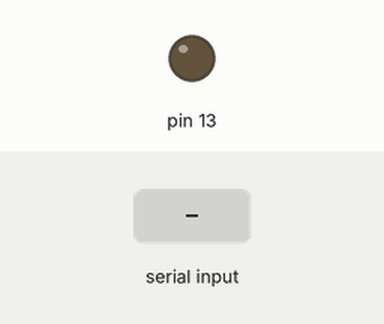
This sketch was run on a simulated Arduino Uno, built with avr-gcc and run on an emulated ATmega328P. Shown: output pins drawn as LEDs (lit = HIGH). Inputs (shaded band) come from the test bench.

Above: at 1.2 s.
1.3 s: byte 1 (1) received over Serial
At 1.9 s:
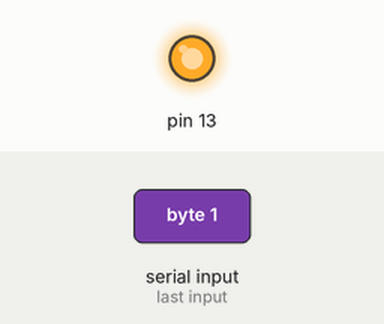
Timing chart, 0 to 4.3 s (numbered marks = the images above; inputs shaded):
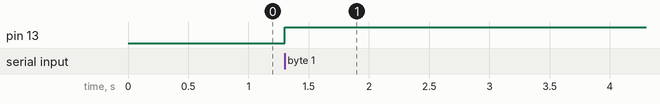

Measured:
- after the input at 1.3 s, pin 13: LOW → HIGH at once

The sketch:

arduino_vrpn_buttom_led.ino
```cpp
#include <Servo.h>

int inByte = 0; //Signal from OV
int button = 0; //Button from OV

void setup() {
  Serial.begin(9600);
  pinMode(13, OUTPUT);
}

void loop() {

   //test if there's new data from C++ client
  if (Serial.available())
  {
     // get the first byte of incoming serial data available
       inByte = Serial.read();

       if (inByte == 0){
        digitalWrite(13,LOW); //LED off
       }

       if (inByte == 1){
        digitalWrite(13,HIGH); //LED on
       }
  }
}
```
